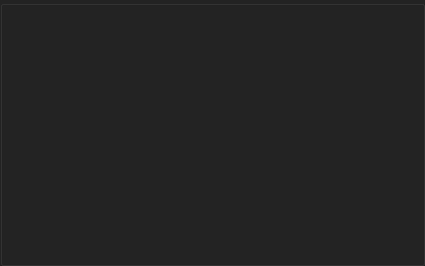
<?xml version="1.0" encoding="UTF-8"?>
<ui version="4.0">
 <class>SqlTableGroupItem</class>
 <widget class="QDialog" name="SqlTableGroupItem">
  <property name="geometry">
   <rect>
    <x>0</x>
    <y>0</y>
    <width>425</width>
    <height>266</height>
   </rect>
  </property>
  <property name="windowTitle">
   <string>SqlTableGroupItem</string>
  </property>
  <property name="styleSheet">
   <string notr="true">QDialog#SqlTableGroupItem{

background: #232323;
}</string>
  </property>
  <layout class="QGridLayout" name="gridLayout_2">
   <property name="leftMargin">
    <number>0</number>
   </property>
   <property name="topMargin">
    <number>0</number>
   </property>
   <property name="rightMargin">
    <number>0</number>
   </property>
   <property name="bottomMargin">
    <number>0</number>
   </property>
   <property name="spacing">
    <number>0</number>
   </property>
   <item row="0" column="0">
    <widget class="QGroupBox" name="groupBox_sqltable">
     <property name="styleSheet">
      <string notr="true">QGroupBox#groupBox_sqltable{

background: #232323;
}</string>
     </property>
     <property name="title">
      <string/>
     </property>
     <layout class="QGridLayout" name="gridLayout">
      <property name="leftMargin">
       <number>0</number>
      </property>
      <property name="topMargin">
       <number>0</number>
      </property>
      <property name="rightMargin">
       <number>0</number>
      </property>
      <property name="bottomMargin">
       <number>0</number>
      </property>
      <property name="spacing">
       <number>0</number>
      </property>
      <item row="0" column="0">
       <layout class="QGridLayout" name="gridLayout_addsqlitem">
        <property name="spacing">
         <number>0</number>
        </property>
       </layout>
      </item>
     </layout>
    </widget>
   </item>
  </layout>
 </widget>
 <layoutdefault spacing="6" margin="11"/>
 <resources/>
 <connections/>
</ui>
